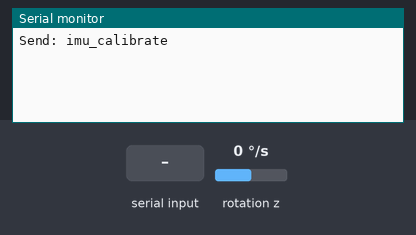
The sketch below on a simulated ESP32. Shown: the last lines printed to the serial monitor. Wiring (inferred from the names in the program): MPU-6050 motion sensor at I2C address 0x68. The test bench sets the inputs (shaded band); at power-on: rotation z 0 °/s.

Above: at 1.3 s.
1.4 s: "imu_calibrate\n" received over Serial
At 2.6 s:
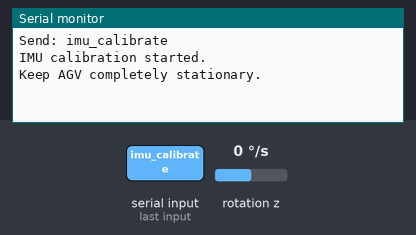
2.9 s: rotation z set to -192 °/s
5.3 s: rotation z set to -100 °/s
At 6.0 s:
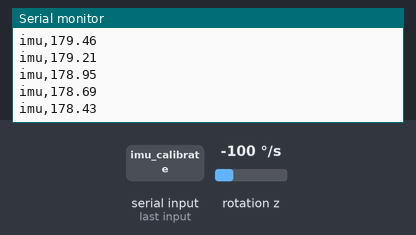
Timing chart, 0 to 8.3 s (numbered marks = the images above; inputs shaded):
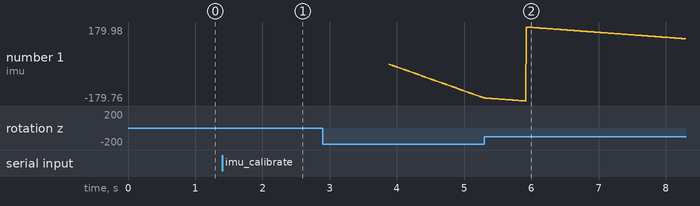

Measured:
- after the input at 1.4 s, the serial monitor: prints a new line at once (image 1)

The sketch:

03_imu_relative_heading.ino
```cpp
#include <Arduino.h>
#include "ImuManager.h"

ImuManager imu;

void setup(){
    Serial.begin(115200);

    if (!imu.begin()){
        Serial.println("IMU init failed.");

        while (true);
    }

    Serial.println("Send: imu_calibrate");
}

void loop(){
    if (Serial.available()){
        String cmd =
            Serial.readStringUntil('\n');

        cmd.trim();

        if (cmd == "imu_calibrate"){
            imu.calibrate();

            Serial.println(
                "IMU_CALIBRATED"
            );
        }
    }

    imu.update();

    if (imu.isCalibrated()){
        Serial.printf("imu,%.2f\n",imu.getHeadingDeg());
    }

    delay(10);
}
```

ImuManager.cpp
```cpp
#include "ImuManager.h"

#define MPU6050_ADDR 0x68

#define REG_PWR_MGMT_1 0x6B
#define REG_GYRO_CONFIG 0x1B
#define REG_GYRO_ZOUT_H 0x47

static constexpr float GYRO_SCALE_250DPS = 131.0f;

bool ImuManager::begin(){
    Wire.begin();

    Wire.beginTransmission(MPU6050_ADDR);
    Wire.write(REG_PWR_MGMT_1);
    Wire.write(0x00);

    if (Wire.endTransmission() != 0){
        return false;
    }

    delay(100);

    Wire.beginTransmission(MPU6050_ADDR);
    Wire.write(REG_GYRO_CONFIG);
    Wire.write(0x00);   // ±250 deg/sec
    Wire.endTransmission();

    _lastUpdateMicros = micros();

    _initialized = true;

    return true;
}

bool ImuManager::calibrate(){
    if (!_initialized)
        return false;

    const int sampleCount = 1000;

    float gyroSum = 0.0f;

    Serial.println("IMU calibration started.");
    Serial.println("Keep AGV completely stationary.");

    for (int i = 0; i < sampleCount; i++){
        float gz;

        if (!readRawGyroZ(gz))
            return false;

        gyroSum += gz;

        delay(2);
    }

    _gyroBiasZDegPerSec = gyroSum / sampleCount;

    _relativeHeadingDeg = 0.0f;

    _lastUpdateMicros = micros();

    _calibrated = true;

    Serial.println("IMU calibration complete.");

    return true;
}

void ImuManager::update(){
    if (!_calibrated)
        return;

    uint32_t now = micros();

    float dt = (now - _lastUpdateMicros) / 1000000.0f;

    _lastUpdateMicros = now;

    float rawGyroZ;

    if (!readRawGyroZ(rawGyroZ))
        return;

    _gyroZDegPerSec = rawGyroZ - _gyroBiasZDegPerSec;

    _relativeHeadingDeg += _gyroZDegPerSec * dt;

    _relativeHeadingDeg = wrapAngleDeg(_relativeHeadingDeg);
}

float ImuManager::getHeadingDeg() const{
    return _relativeHeadingDeg;
}

float ImuManager::getGyroZDegPerSec() const{
    return _gyroZDegPerSec;
}

bool ImuManager::isInitialized() const{
    return _initialized;
}

bool ImuManager::isCalibrated() const{
    return _calibrated;
}

bool ImuManager::readRawGyroZ(float &gyroZDegPerSec){
    Wire.beginTransmission(MPU6050_ADDR);
    Wire.write(REG_GYRO_ZOUT_H);

    if (Wire.endTransmission(false) != 0)
        return false;

    Wire.requestFrom(MPU6050_ADDR, 2);

    if (Wire.available() < 2)
        return false;

    int16_t raw =(Wire.read() << 8) | Wire.read();

    gyroZDegPerSec = raw / GYRO_SCALE_250DPS;

    return true;
}

float ImuManager::wrapAngleDeg(float angleDeg){
    while (angleDeg > 180.0f)
        angleDeg -= 360.0f;

    while (angleDeg < -180.0f)
        angleDeg += 360.0f;

    return angleDeg;
}
```

ImuManager.h
```cpp
#pragma once
#include "Arduino.h"
#include <Wire.h>

class ImuManager{
    public:
        /* Initialize MPU6050 and internal state
        Returns true if initialization succeeds.*/

        bool begin();

        /* Perform Gyro caliberation while stationary.*/

        bool calibrate();

        /* Update IMU measurements and orientation estimate*/

        void update();

        /* Relative heading used for navigation.
        Range: -180 to +180 degrees*/

        float getHeadingDeg() const;

        /* Raw gyro Z rate. */

        float getGyroZDegPerSec() const;

        /* Whether IMU initialization succedded.*/

        bool isInitialized() const;

        /* Whether calibration is completed.*/

        bool isCalibrated() const;

    private:
        /* Sensor state */

        bool _initialized = false;
        bool _calibrated = false;

        float _gyroBiasZDegPerSec = 0.0f;

        float _gyroZDegPerSec = 0.0f;

        float _relativeHeadingDeg = 0.0f;

        uint32_t _lastUpdateMicros = 0;

        bool readRawGyroZ(float &gyroZDegPerSec);

        float wrapAngleDeg(float angleDeg);
};
```
